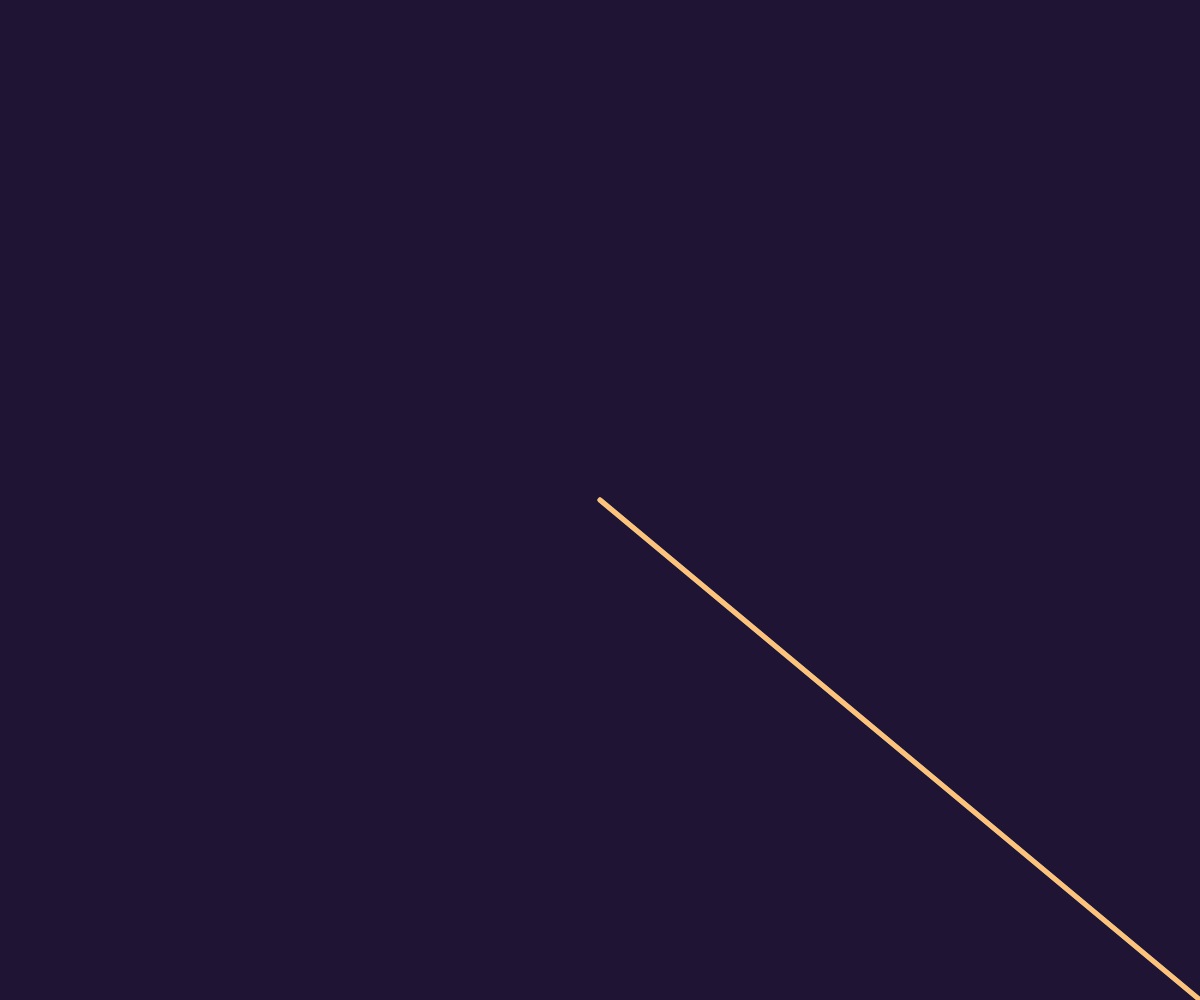
Frame 1 (no input)
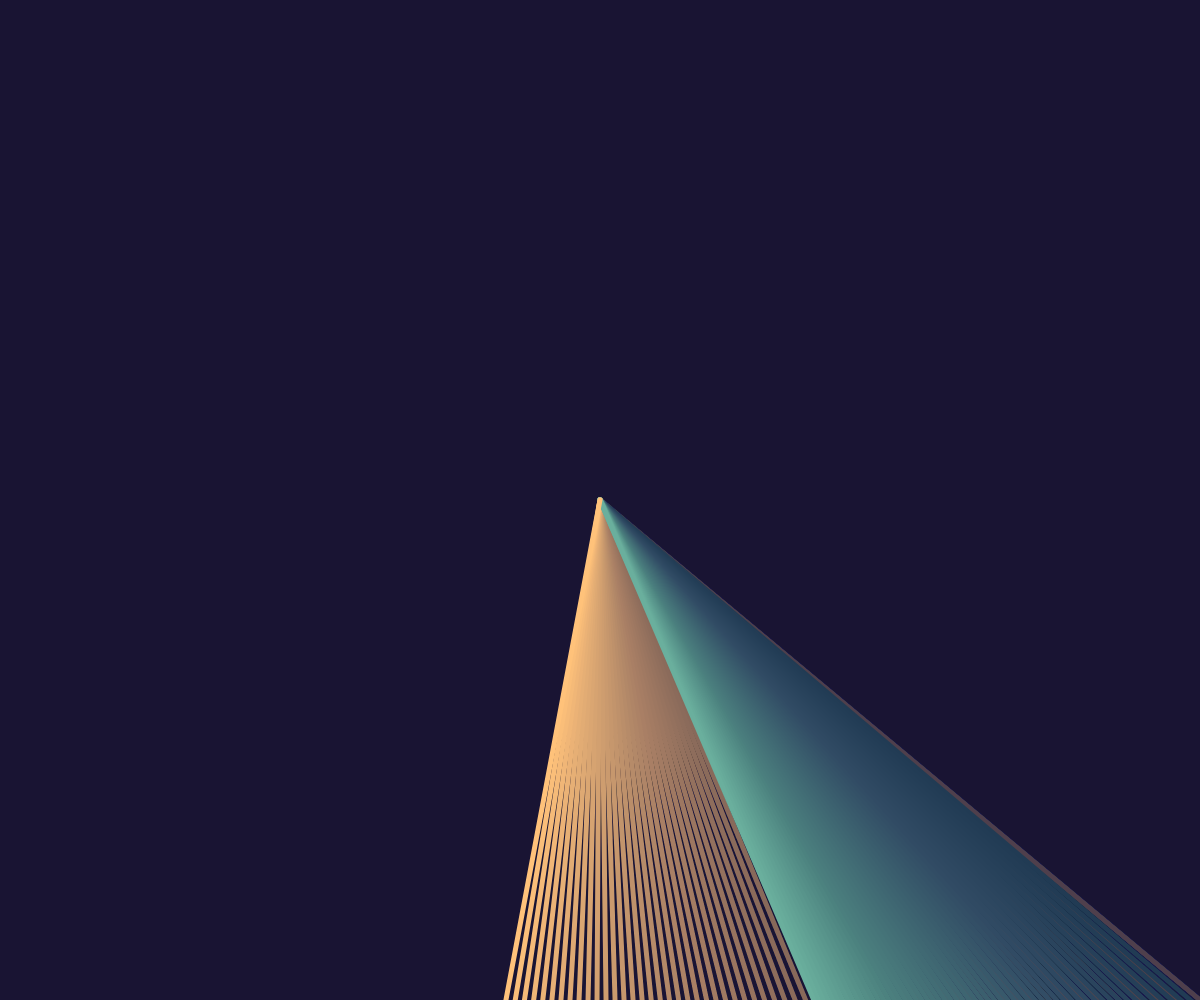
Frame 60 (no input)
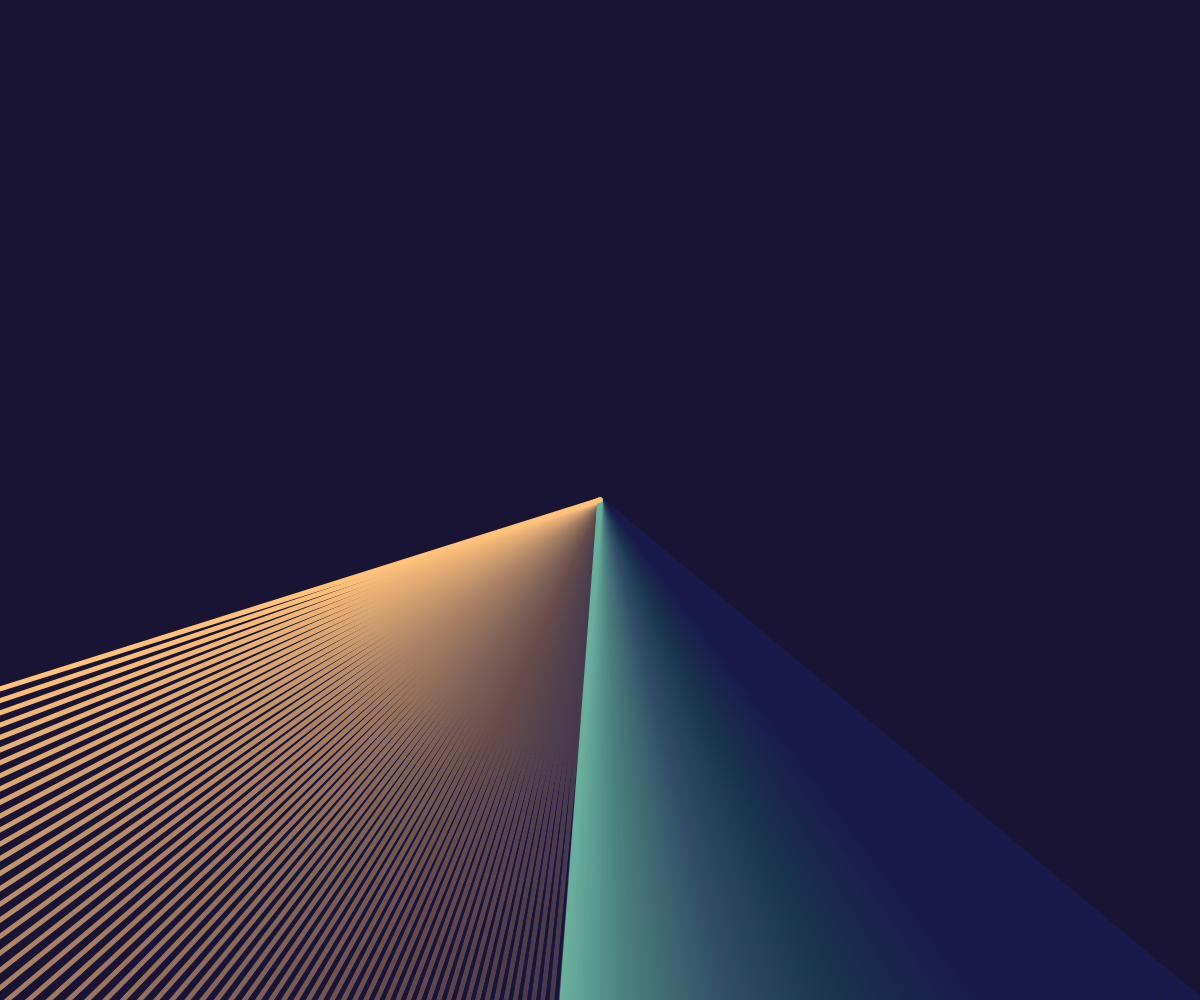
Frame 120 (the mouse pressed at the canvas centre since frame 60)

The p5.js sketch that drew these frames (run headless with seeded random() and noise() and a simulated clock; from frame 60 on, the mouse is pressed at the canvas centre):

// p5.js sketch
// ── sketch.js
var arm = {
	color: "#ffc27a",
	x: 0,
	y: 0,
	x2: 0,
	y2: 0,
	angle: 0,
	speed: 0.01,
	rotate: function () {
		rotate(this.angle, width, height);
		this.angle += this.speed;
		console.log(this.angle);
	},
	draw: function () {
		stroke(this.color);
		strokeWeight(5);
		line(this.x, this.y, this.x2, this.y2);
	},
};
var armBlue = {
	color: "#6aaf9d",
	x: 0,
	y: 0,
	x2: 0,
	y2: 0,
	angle: 0,
	speed: 0.008,
	rotate: function () {
		rotate(this.angle, width, height);
		this.angle += this.speed;
		console.log(this.angle);
	},
	draw: function () {
		stroke(this.color);
		strokeWeight(5);
		line(this.x, this.y, this.x2, this.y2);
	},
};
function setup() {
	createCanvas(windowWidth, windowHeight);
	background("#201433");
	arm.x = width / 2;
	arm.y = height / 2;
	armBlue.x = width / 2;
	armBlue.y = height / 2;
}

function draw() {
	background("#20143305");
	translate(width / 2, height / 2);
	armBlue.rotate();
	armBlue.draw();
	arm.rotate();
	arm.draw();
	translate(width / 2, height / 2);
}

// ── style.css
* {
	margin: 0;
	padding: 0;
	box-sizing: border-box;
	scroll-behavior: smooth;
}

html,
body {
	height: 100%;
}

body {
	font-family: Roboto, Arial, sans-serif;
	display: flex;
	flex-direction: column;
	min-height: 100vh;
	color: aliceblue;
	font-size: 1rem;
	line-height: 1.5;
	scrollbar-gutter: stable both-edges;
	position: relative;
	overflow: hidden;
}
